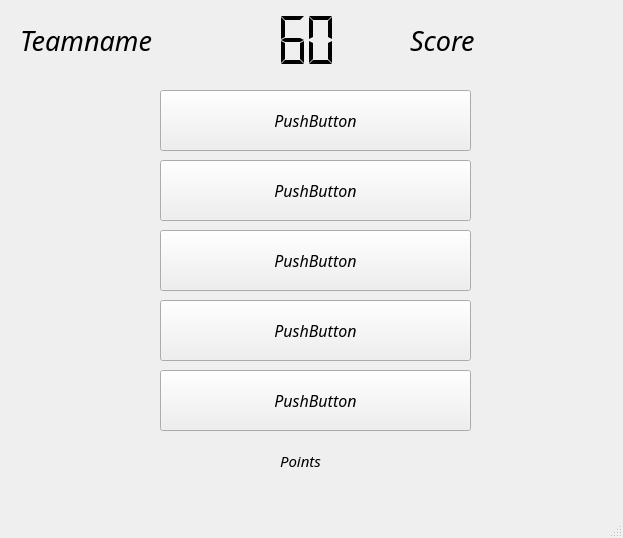
<?xml version="1.0" encoding="UTF-8"?>
<ui version="4.0">
 <class>MainWindow</class>
 <widget class="QMainWindow" name="MainWindow">
  <property name="geometry">
   <rect>
    <x>0</x>
    <y>0</y>
    <width>623</width>
    <height>538</height>
   </rect>
  </property>
  <property name="windowTitle">
   <string>MainWindow</string>
  </property>
  <widget class="QWidget" name="centralwidget">
   <widget class="QPushButton" name="word1">
    <property name="geometry">
     <rect>
      <x>160</x>
      <y>90</y>
      <width>311</width>
      <height>61</height>
     </rect>
    </property>
    <property name="font">
     <font>
      <family>GHEA Grapalat</family>
      <pointsize>12</pointsize>
      <italic>true</italic>
     </font>
    </property>
    <property name="text">
     <string>PushButton</string>
    </property>
   </widget>
   <widget class="QLCDNumber" name="lcdNumber">
    <property name="geometry">
     <rect>
      <x>190</x>
      <y>10</y>
      <width>151</width>
      <height>61</height>
     </rect>
    </property>
    <property name="font">
     <font>
      <family>GHEA Grapalat</family>
      <pointsize>24</pointsize>
      <weight>50</weight>
      <italic>true</italic>
      <bold>false</bold>
      <strikeout>false</strikeout>
     </font>
    </property>
    <property name="frameShape">
     <enum>QFrame::NoFrame</enum>
    </property>
    <property name="frameShadow">
     <enum>QFrame::Raised</enum>
    </property>
    <property name="lineWidth">
     <number>1</number>
    </property>
    <property name="smallDecimalPoint">
     <bool>false</bool>
    </property>
    <property name="digitCount">
     <number>5</number>
    </property>
    <property name="segmentStyle">
     <enum>QLCDNumber::Flat</enum>
    </property>
    <property name="value" stdset="0">
     <double>60.000000000000000</double>
    </property>
   </widget>
   <widget class="QLabel" name="teamname">
    <property name="geometry">
     <rect>
      <x>20</x>
      <y>10</y>
      <width>251</width>
      <height>61</height>
     </rect>
    </property>
    <property name="font">
     <font>
      <family>GHEA Grapalat</family>
      <pointsize>20</pointsize>
      <italic>true</italic>
     </font>
    </property>
    <property name="text">
     <string>Teamname</string>
    </property>
   </widget>
   <widget class="QLabel" name="score">
    <property name="geometry">
     <rect>
      <x>410</x>
      <y>10</y>
      <width>211</width>
      <height>61</height>
     </rect>
    </property>
    <property name="font">
     <font>
      <family>GHEA Grapalat</family>
      <pointsize>20</pointsize>
      <italic>true</italic>
     </font>
    </property>
    <property name="text">
     <string>Score</string>
    </property>
   </widget>
   <widget class="QPushButton" name="word2">
    <property name="geometry">
     <rect>
      <x>160</x>
      <y>160</y>
      <width>311</width>
      <height>61</height>
     </rect>
    </property>
    <property name="font">
     <font>
      <family>GHEA Grapalat</family>
      <pointsize>12</pointsize>
      <italic>true</italic>
     </font>
    </property>
    <property name="text">
     <string>PushButton</string>
    </property>
   </widget>
   <widget class="QPushButton" name="word4">
    <property name="geometry">
     <rect>
      <x>160</x>
      <y>300</y>
      <width>311</width>
      <height>61</height>
     </rect>
    </property>
    <property name="font">
     <font>
      <family>GHEA Grapalat</family>
      <pointsize>12</pointsize>
      <italic>true</italic>
     </font>
    </property>
    <property name="text">
     <string>PushButton</string>
    </property>
   </widget>
   <widget class="QPushButton" name="word3">
    <property name="geometry">
     <rect>
      <x>160</x>
      <y>230</y>
      <width>311</width>
      <height>61</height>
     </rect>
    </property>
    <property name="font">
     <font>
      <family>GHEA Grapalat</family>
      <pointsize>12</pointsize>
      <italic>true</italic>
     </font>
    </property>
    <property name="text">
     <string>PushButton</string>
    </property>
   </widget>
   <widget class="QPushButton" name="word5">
    <property name="geometry">
     <rect>
      <x>160</x>
      <y>370</y>
      <width>311</width>
      <height>61</height>
     </rect>
    </property>
    <property name="font">
     <font>
      <family>GHEA Grapalat</family>
      <pointsize>12</pointsize>
      <italic>true</italic>
     </font>
    </property>
    <property name="text">
     <string>PushButton</string>
    </property>
   </widget>
   <widget class="QLabel" name="points">
    <property name="geometry">
     <rect>
      <x>280</x>
      <y>450</y>
      <width>81</width>
      <height>21</height>
     </rect>
    </property>
    <property name="font">
     <font>
      <family>GHEA Grapalat</family>
      <pointsize>11</pointsize>
      <italic>true</italic>
     </font>
    </property>
    <property name="text">
     <string>Points</string>
    </property>
   </widget>
  </widget>
  <widget class="QMenuBar" name="menubar">
   <property name="geometry">
    <rect>
     <x>0</x>
     <y>0</y>
     <width>623</width>
     <height>27</height>
    </rect>
   </property>
  </widget>
  <widget class="QStatusBar" name="statusbar"/>
 </widget>
 <resources/>
 <connections/>
</ui>
